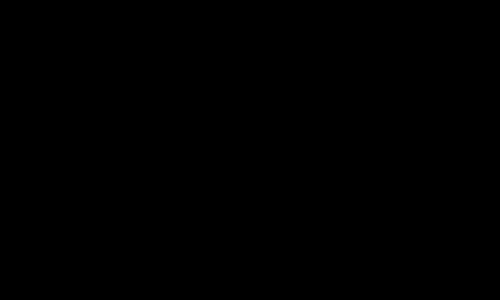
Frame 1 (no input)
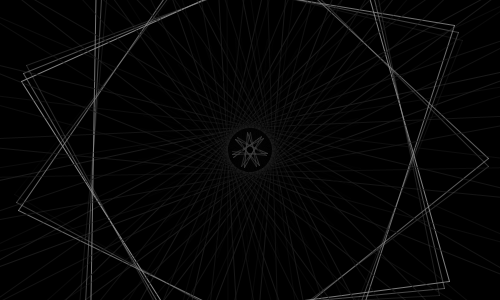
Frame 60 (the mouse pressed at the canvas centre just before this capture)
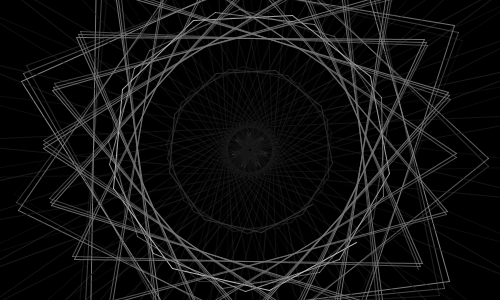
Frame 120 (the mouse held since frame 60 and released just before this capture)

The Processing sketch that drew these frames (run headless with seeded random() and noise(); from frame 60 on, the mouse is pressed at the canvas centre):

// Processing sketch: spirograph2
// ── spirograph2.pde

// Oct 2008 
// http://www.abandonedart.org
// http://www.zenbullets.com
//
// This work is licensed under a Creative Commons 3.0 License.
// (Attribution - NonCommerical - ShareAlike)
// http://creativecommons.org/licenses/by-nc-sa/3.0/
// 
// This basically means, you are free to use it as long as you:
// 1. give http://www.zenbullets.com a credit
// 2. don't use it for commercial gain
// 3. share anything you create with it in the same way I have
//
// These conditions can be waived if you want to do something groovy with it 
// though, so feel free to email me via http://www.zenbullets.com



//================================= global vars

int num = 4;
int step = 10;
float centx, centy;
Particle[] pArr;

//================================= init

void setup() {
  size(500,300);
  frameRate(320);
  clearBackground();
  smooth();
  
  centx = width/2;
  centy = height/2;
  
  pArr = new Particle[num];
  for (int i=0;i<num;i++) {
    pArr[i] = new Particle(i);
  }
}

void clearBackground() {
  background(0);
}

//================================= frame loop

void draw() {
  // clearBackground();
  for (int i=0;i<num;i++) {
    pArr[i].update();
  }
}

//================================= interaction

void mousePressed() { 
  clearBackground();
  centx = mouseX;
  centy = mouseY;
  for (int i=0;i<num;i++) {
    pArr[i].init();
  }
}

//================================= objects

class Particle {
  int id;
  int count, life, step;
  float origx, origy;
  float x1, y1, x2, y2;
  int rd, gr, bl, alph;
  float angle, radius;
  
  Particle (int num) {
    id = num;
    init();
  }
  
  void trace(String str) {
    println("Particle " + id + ": " + str);
  }
  
  void init() {
    trace("init");
    count = 0;
    step = int(random(10));
    life = 180 * int(random(5) + 1);
    radius = random(width) + 10;
    // radius = random(50);
    
    //origx = centx + (radius * cos(angle));
    //origy = centy + (radius * sin(angle));
    x1 = 999;
    //y1 = origy;
    alph = 255;
    
    rd = int(random(255));
    //gr = int(random(255));
    //bl = int(random(255));
    bl = gr = rd;  // grey
  }
  
  void update() {
    count += step;
    angle = count; 
    // project x2,y2 from x1,y1, and draw a line to it
    x2 = centx + (radius * cos(angle));
    y2 = centy + (radius * sin(angle));
    // draw line to it
    if (x1 != 999) {
      strokeWeight(1);
      stroke(rd, gr, bl, alph);
      line(x1, y1, x2, y2);
    }
    // reset for next update
    x1 = x2; y1 = y2;
    
    alph -= step;
   
    // expiration  
    if (count >= life) { init(); }
  }
  
}
